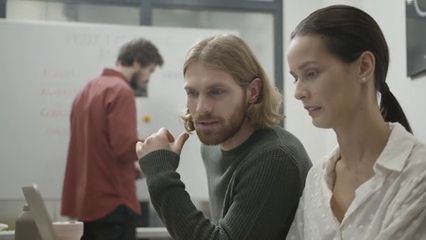
#> input picture frame 36 of opencv/people.mp4, 426 x 240 px
$ jupyter execute video_io.ipynb
#> lines starting #> are read from the running program, lines starting #| are printed output that depends on the picture
[cell 1]
import cv2
import numpy as np
import matplotlib.pyplot as plt

[cell 2]
cap = cv2.VideoCapture('people.mp4')

while cap.isOpened():
    ret, frame = cap.read()
#> frame is the input picture: shape (240, 426, 3); mean B, G, R 112.9, 119.4, 125.6

    if not ret:
        print("No frames found")
        break

    cv2.imshow('video', frame)

    if cv2.waitKey(1) == ord('q'):
#> (key q is pressed here)
        break

cap.release()
cv2.destroyAllWindows()

[cell 3]
def filter(image):
    img_gray = cv2.cvtColor(image, cv2.COLOR_BGR2GRAY)
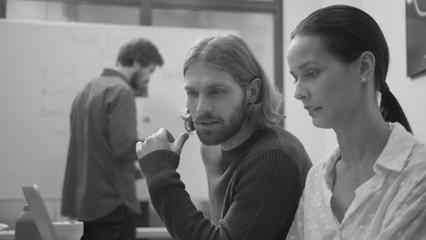
#> img_gray: shape (240, 426); min 17, max 240, mean 120.5
    img_blur = cv2.GaussianBlur(img_gray, (5,5), 0)

    c_edges = cv2.Canny(img_blur, 10, 70)
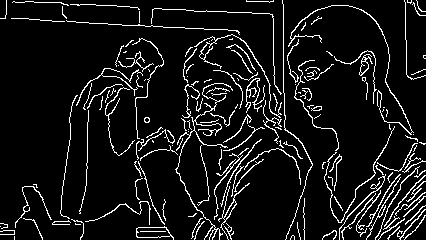
#> c_edges: shape (240, 426); 8.5% white in thin lines or dots

    ret, mask = cv2.threshold(c_edges,70, 255, cv2.THRESH_BINARY_INV)
#> mask: shape (240, 426); 91.5% white; black in thin lines or dots

    return mask

cap = cv2.VideoCapture('people.mp4')

while cap.isOpened():
    ret, frame = cap.read()
    cv2.imshow('Filter', filter(frame))
    if cv2.waitKey(1) == 13:
#> (key q is pressed here)
        break

cap.release()
cv2.destroyAllWindows()

$ run again, starting later in the video
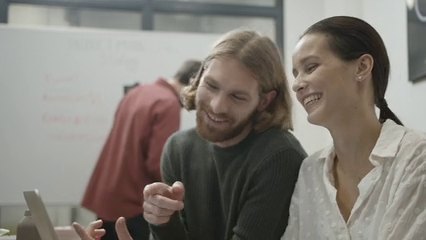
#> input picture frame 166 of opencv/people.mp4, 426 x 240 px
#> frame is the input picture: shape (240, 426, 3); mean B, G, R 117.4, 124.1, 129.7
#> in filter, `img_gray = cv2.cvtColor(image, cv2.COLOR_BGR2GRAY)`:
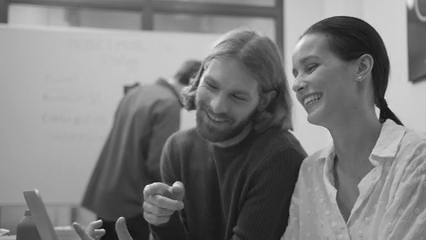
#> img_gray: shape (240, 426); min 16, max 238, mean 125
#> in filter, `c_edges = cv2.Canny(img_blur, 10, 70)`:
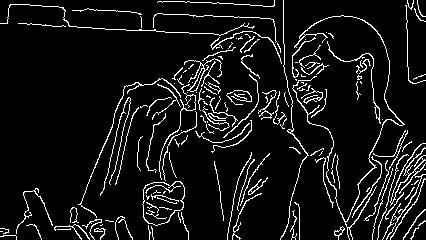
#> c_edges: shape (240, 426); 8.1% white in thin lines or dots
#> mask: shape (240, 426); 91.9% white; black in thin lines or dots

$ run again, starting later in the video
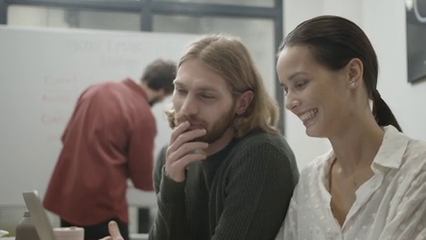
#> input picture frame 295 of opencv/people.mp4, 426 x 240 px
#> frame is the input picture: shape (240, 426, 3); mean B, G, R 111.3, 117.5, 124.6
#> in filter, `img_gray = cv2.cvtColor(image, cv2.COLOR_BGR2GRAY)`:
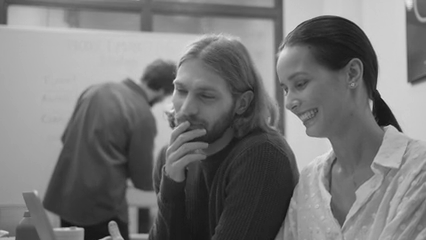
#> img_gray: shape (240, 426); min 16, max 233, mean 118.9
#> in filter, `c_edges = cv2.Canny(img_blur, 10, 70)`:
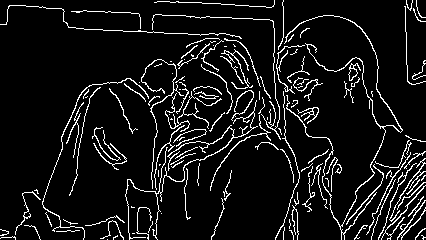
#> c_edges: shape (240, 426); 8.3% white in thin lines or dots
#> mask: shape (240, 426); 91.7% white; black in thin lines or dots
